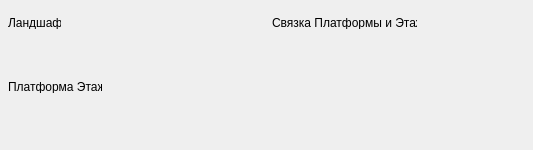
<?xml version="1.0" encoding="UTF-8"?>
<ui version="4.0">
  <class>MDIArchiVarsEdit</class>
  <widget class="QWidget" name="MDIArchiVarsEdit">
    <property name="geometry">
      <rect>
        <x>0</x>
        <y>0</y>
        <width>533</width>
        <height>150</height>
      </rect>
    </property>
    <property name="windowTitle">
      <string>MDIArchiVarsEdit</string>
    </property>
    <widget class="QLabel" name="LBL">
      <property name="geometry">
        <rect>
          <x>0</x>
          <y>0</y>
          <width>1</width>
          <height>1</height>
        </rect>
      </property>
      <property name="text">
        <string/>
      </property>
      <property name="visible">
        <bool>false</bool>
      </property>
    </widget>
    <widget class="QLabel" name="Label8">
      <property name="geometry">
        <rect>
          <x>272</x>
          <y>16</y>
          <width>145</width>
          <height>13</height>
        </rect>
      </property>
      <property name="windowTitle">
        <string>Связка Платформы и Этажа</string>
      </property>
      <property name="text">
        <string>Связка Платформы и Этажа</string>
      </property>
    </widget>
    <widget class="QLabel" name="Label7">
      <property name="geometry">
        <rect>
          <x>8</x>
          <y>16</y>
          <width>53</width>
          <height>13</height>
        </rect>
      </property>
      <property name="windowTitle">
        <string>Ландшафт</string>
      </property>
      <property name="text">
        <string>Ландшафт</string>
      </property>
    </widget>
    <widget class="QLabel" name="Label5">
      <property name="geometry">
        <rect>
          <x>8</x>
          <y>80</y>
          <width>94</width>
          <height>13</height>
        </rect>
      </property>
      <property name="windowTitle">
        <string>Платформа Этажа</string>
      </property>
      <property name="text">
        <string>Платформа Этажа</string>
      </property>
    </widget>
    <widget class="QFrame" name="AFirstPlatform">
      <property name="geometry">
        <rect>
          <x>8</x>
          <y>96</y>
          <width>250</width>
          <height>41</height>
        </rect>
      </property>
      <property name="windowTitle">
        <string>AFirstPlatform</string>
      </property>
      <property name="frameShape">
        <enum>QFrame::NoFrame</enum>
      </property>
    </widget>
    <widget class="QFrame" name="ADefaultLand">
      <property name="geometry">
        <rect>
          <x>8</x>
          <y>32</y>
          <width>250</width>
          <height>41</height>
        </rect>
      </property>
      <property name="windowTitle">
        <string>ADefaultLand</string>
      </property>
      <property name="frameShape">
        <enum>QFrame::NoFrame</enum>
      </property>
    </widget>
    <widget class="QFrame" name="APlatform_Land">
      <property name="geometry">
        <rect>
          <x>272</x>
          <y>32</y>
          <width>250</width>
          <height>41</height>
        </rect>
      </property>
      <property name="windowTitle">
        <string>APlatform_Land</string>
      </property>
      <property name="frameShape">
        <enum>QFrame::NoFrame</enum>
      </property>
    </widget>
  </widget>
  <resources/>
  <connections/>
</ui>
